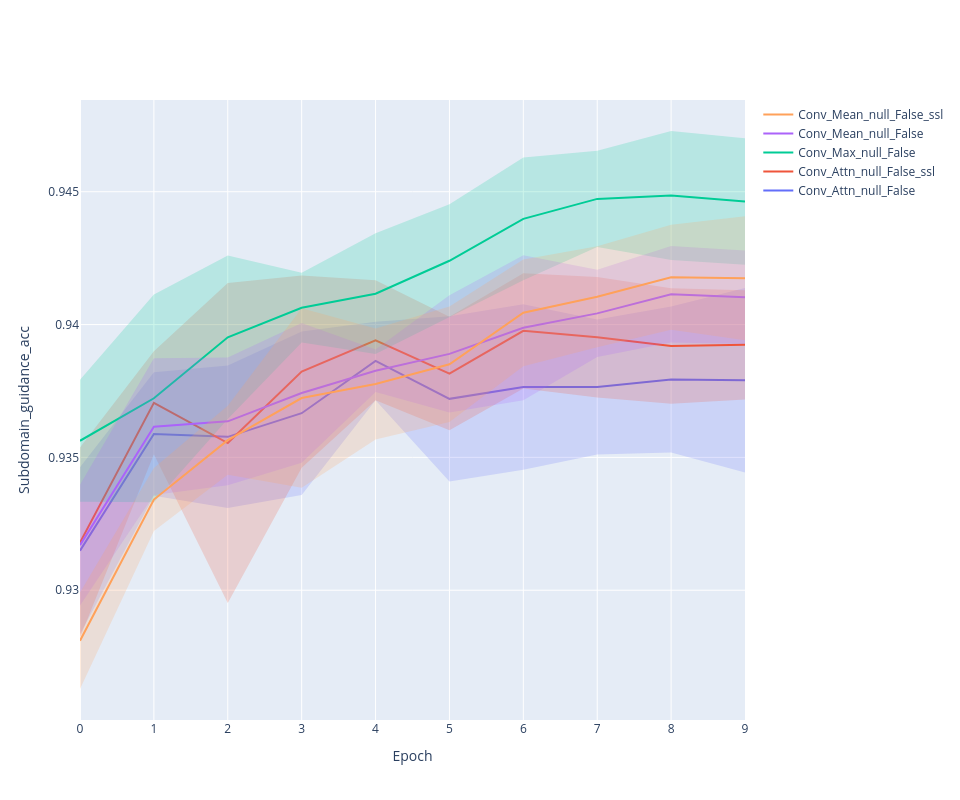

The notebook cell saved with this chart:
### Code cell
line_plot(history, 'subdomain_guidance_acc')

### Figure 1 — Plotly figure (JSON) as saved in the notebook; plotly's stock layout.template omitted (floating-point values rounded to 4 significant figures)
{"data": [{"line": {"color": "#636EFA"}, "mode": "lines", "name": "Conv_Attn_null_False", "type": "scatter", "x": [0, 1, 2, 3, 4, 5, 6, 7, 8, 9], "y": [0.9315, 0.9359, 0.9358, 0.9367, 0.9386, 0.9372, 0.9376, 0.9376, 0.9379, 0.9379]}, {"line": {"width": 0}, "marker": {"color": "#444"}, "mode": "lines", "showlegend": false, "type": "scatter", "x": [0, 1, 2, 3, 4, 5, 6, 7, 8, 9], "y": [0.9346, 0.9382, 0.9385, 0.9397, 0.9401, 0.9403, 0.9408, 0.9402, 0.9407, 0.9414]}, {"fill": "tonexty", "fillcolor": "rgba(99, 110, 250,0.2)", "line": {"width": 0}, "marker": {"color": "#444"}, "mode": "lines", "showlegend": false, "type": "scatter", "x": [0, 1, 2, 3, 4, 5, 6, 7, 8, 9], "y": [0.9283, 0.9336, 0.9331, 0.9336, 0.9372, 0.9341, 0.9345, 0.9351, 0.9352, 0.9344]}, {"line": {"color": "#EF553B"}, "mode": "lines", "name": "Conv_Attn_null_False_ssl", "type": "scatter", "x": [0, 1, 2, 3, 4, 5, 6, 7, 8, 9], "y": [0.9318, 0.9371, 0.9355, 0.9382, 0.9394, 0.9382, 0.9398, 0.9395, 0.9392, 0.9392]}, {"line": {"width": 0}, "marker": {"color": "#444"}, "mode": "lines", "showlegend": false, "type": "scatter", "x": [0, 1, 2, 3, 4, 5, 6, 7, 8, 9], "y": [0.9354, 0.939, 0.9416, 0.9419, 0.9417, 0.9403, 0.9419, 0.9418, 0.9414, 0.9413]}, {"fill": "tonexty", "fillcolor": "rgba(239, 85, 59,0.2)", "line": {"width": 0}, "marker": {"color": "#444"}, "mode": "lines", "showlegend": false, "type": "scatter", "x": [0, 1, 2, 3, 4, 5, 6, 7, 8, 9], "y": [0.9282, 0.9351, 0.9295, 0.9346, 0.9371, 0.936, 0.9376, 0.9373, 0.937, 0.9372]}, {"line": {"color": "#00CC96"}, "mode": "lines", "name": "Conv_Max_null_False", "type": "scatter", "x": [0, 1, 2, 3, 4, 5, 6, 7, 8, 9], "y": [0.9356, 0.9372, 0.9395, 0.9406, 0.9412, 0.9424, 0.944, 0.9447, 0.9449, 0.9446]}, {"line": {"width": 0}, "marker": {"color": "#444"}, "mode": "lines", "showlegend": false, "type": "scatter", "x": [0, 1, 2, 3, 4, 5, 6, 7, 8, 9], "y": [0.9379, 0.9411, 0.9426, 0.9419, 0.9434, 0.9445, 0.9463, 0.9465, 0.9473, 0.947]}, {"fill": "tonexty", "fillcolor": "rgba(0, 204, 150,0.2)", "line": {"width": 0}, "marker": {"color": "#444"}, "mode": "lines", "showlegend": false, "type": "scatter", "x": [0, 1, 2, 3, 4, 5, 6, 7, 8, 9], "y": [0.9333, 0.9333, 0.9364, 0.9393, 0.9389, 0.9403, 0.9417, 0.9429, 0.9424, 0.9423]}, {"line": {"color": "#AB63FA"}, "mode": "lines", "name": "Conv_Mean_null_False", "type": "scatter", "x": [0, 1, 2, 3, 4, 5, 6, 7, 8, 9], "y": [0.9317, 0.9362, 0.9364, 0.9374, 0.9383, 0.9389, 0.9399, 0.9404, 0.9411, 0.941]}, {"line": {"width": 0}, "marker": {"color": "#444"}, "mode": "lines", "showlegend": false, "type": "scatter", "x": [0, 1, 2, 3, 4, 5, 6, 7, 8, 9], "y": [0.934, 0.9387, 0.9388, 0.9401, 0.9391, 0.9411, 0.9426, 0.9421, 0.943, 0.9428]}, {"fill": "tonexty", "fillcolor": "rgba(171, 99, 250,0.2)", "line": {"width": 0}, "marker": {"color": "#444"}, "mode": "lines", "showlegend": false, "type": "scatter", "x": [0, 1, 2, 3, 4, 5, 6, 7, 8, 9], "y": [0.9294, 0.9336, 0.934, 0.9348, 0.9375, 0.9367, 0.9372, 0.9388, 0.9393, 0.9393]}, {"line": {"color": "#FFA15A"}, "mode": "lines", "name": "Conv_Mean_null_False_ssl", "type": "scatter", "x": [0, 1, 2, 3, 4, 5, 6, 7, 8, 9], "y": [0.9281, 0.9334, 0.9356, 0.9372, 0.9378, 0.9385, 0.9404, 0.941, 0.9418, 0.9417]}, {"line": {"width": 0}, "marker": {"color": "#444"}, "mode": "lines", "showlegend": false, "type": "scatter", "x": [0, 1, 2, 3, 4, 5, 6, 7, 8, 9], "y": [0.9299, 0.9346, 0.9369, 0.9406, 0.9399, 0.9407, 0.9425, 0.9429, 0.9438, 0.9441]}, {"fill": "tonexty", "fillcolor": "rgba(255, 161, 90,0.2)", "line": {"width": 0}, "marker": {"color": "#444"}, "mode": "lines", "showlegend": false, "type": "scatter", "x": [0, 1, 2, 3, 4, 5, 6, 7, 8, 9], "y": [0.9263, 0.9322, 0.9343, 0.9339, 0.9357, 0.9363, 0.9384, 0.9391, 0.9398, 0.9394]}], "layout": {"height": 800, "width": 960, "xaxis": {"title": {"text": "Epoch"}}, "yaxis": {"title": {"text": "Subdomain_guidance_acc"}}}}
